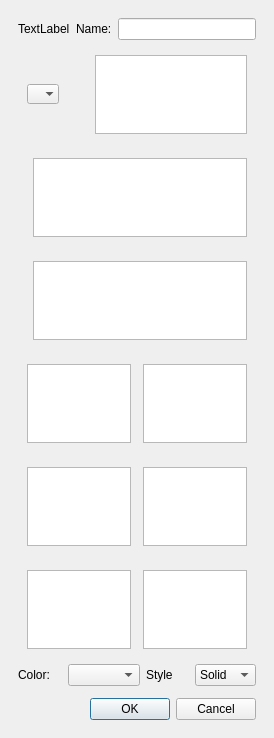
<?xml version="1.0" encoding="UTF-8"?>
<ui version="4.0">
 <class>PlotsEditorWidget</class>
 <widget class="QDockWidget" name="PlotsEditorWidget">
  <property name="geometry">
   <rect>
    <x>0</x>
    <y>0</y>
    <width>274</width>
    <height>738</height>
   </rect>
  </property>
  <property name="features">
   <set>QDockWidget::DockWidgetClosable|QDockWidget::DockWidgetMovable</set>
  </property>
  <property name="allowedAreas">
   <set>Qt::LeftDockWidgetArea|Qt::RightDockWidgetArea</set>
  </property>
  <property name="windowTitle">
   <string>Edit Plots</string>
  </property>
  <widget class="QWidget" name="dockWidgetContents">
   <layout class="QHBoxLayout" name="horizontalLayout_2">
    <item>
     <widget class="QStackedWidget" name="widgets">
      <property name="currentIndex">
       <number>2</number>
      </property>
      <widget class="QWidget" name="page">
       <layout class="QVBoxLayout" name="verticalLayout">
        <item>
         <layout class="QHBoxLayout" name="horizontalLayout">
          <item>
           <widget class="ExpressionEdit" name="quickPlot">
            <property name="sizePolicy">
             <sizepolicy hsizetype="Expanding" vsizetype="Preferred">
              <horstretch>0</horstretch>
              <verstretch>0</verstretch>
             </sizepolicy>
            </property>
           </widget>
          </item>
          <item>
           <widget class="QToolButton" name="addPlots">
            <property name="text">
             <string/>
            </property>
            <property name="icon">
             <iconset theme="list-add">
              <normaloff/>
             </iconset>
            </property>
           </widget>
          </item>
         </layout>
        </item>
        <item>
         <widget class="QTreeView" name="plotsView">
          <property name="mouseTracking">
           <bool>true</bool>
          </property>
          <property name="editTriggers">
           <set>QAbstractItemView::NoEditTriggers</set>
          </property>
          <property name="tabKeyNavigation">
           <bool>true</bool>
          </property>
          <property name="showDropIndicator" stdset="0">
           <bool>false</bool>
          </property>
          <property name="alternatingRowColors">
           <bool>true</bool>
          </property>
          <property name="selectionBehavior">
           <enum>QAbstractItemView::SelectRows</enum>
          </property>
          <property name="rootIsDecorated">
           <bool>false</bool>
          </property>
          <property name="itemsExpandable">
           <bool>false</bool>
          </property>
          <property name="wordWrap">
           <bool>true</bool>
          </property>
          <property name="expandsOnDoubleClick">
           <bool>false</bool>
          </property>
         </widget>
        </item>
        <item>
         <layout class="QHBoxLayout" name="horizontalLayout_3">
          <item>
           <widget class="QCheckBox" name="focusPlot">
            <property name="text">
             <string/>
            </property>
            <property name="icon">
             <iconset theme="layer-visible-on">
              <normaloff/>
             </iconset>
            </property>
           </widget>
          </item>
          <item>
           <widget class="Line" name="line_3">
            <property name="orientation">
             <enum>Qt::Vertical</enum>
            </property>
           </widget>
          </item>
          <item>
           <widget class="QToolButton" name="editPlot">
            <property name="text">
             <string>PushButton</string>
            </property>
            <property name="icon">
             <iconset theme="document-edit">
              <normaloff/>
             </iconset>
            </property>
           </widget>
          </item>
          <item>
           <widget class="QToolButton" name="removePlot">
            <property name="text">
             <string/>
            </property>
            <property name="icon">
             <iconset theme="list-remove">
              <normaloff/>
             </iconset>
            </property>
           </widget>
          </item>
         </layout>
        </item>
       </layout>
      </widget>
      <widget class="QWidget" name="page_2">
       <layout class="QVBoxLayout" name="verticalLayout_3">
        <item>
         <widget class="PlotsBuilder" name="builder" native="true"/>
        </item>
        <item>
         <widget class="KDialogButtonBox" name="builderDialogBox">
          <property name="standardButtons">
           <set>QDialogButtonBox::Cancel</set>
          </property>
         </widget>
        </item>
       </layout>
      </widget>
      <widget class="QWidget" name="page_3">
       <layout class="QVBoxLayout" name="verticalLayout_4">
        <item>
         <layout class="QHBoxLayout" name="horizontalLayout_5">
          <item>
           <widget class="QLabel" name="plotIcon">
            <property name="text">
             <string>TextLabel</string>
            </property>
           </widget>
          </item>
          <item>
           <widget class="QLabel" name="label_3">
            <property name="text">
             <string>Name:</string>
            </property>
           </widget>
          </item>
          <item>
           <widget class="QLineEdit" name="plotName"/>
          </item>
         </layout>
        </item>
        <item>
         <widget class="QWidget" name="fexpression" native="true">
          <layout class="QHBoxLayout" name="horizontalLayout_4">
           <item>
            <widget class="ComboBox" name="fname">
             <property name="minimumSize">
              <size>
               <width>32</width>
               <height>0</height>
              </size>
             </property>
             <property name="maximumSize">
              <size>
               <width>16777215</width>
               <height>16777215</height>
              </size>
             </property>
             <property name="frame">
              <bool>false</bool>
             </property>
            </widget>
           </item>
           <item>
            <widget class="QtMmlWidget" name="farrow">
             <property name="minimumSize">
              <size>
               <width>24</width>
               <height>0</height>
              </size>
             </property>
             <property name="frameShape">
              <enum>QFrame::NoFrame</enum>
             </property>
             <property name="frameShadow">
              <enum>QFrame::Plain</enum>
             </property>
             <property name="lineWidth">
              <number>0</number>
             </property>
            </widget>
           </item>
           <item>
            <widget class="ExpressionEdit" name="f">
             <property name="sizePolicy">
              <sizepolicy hsizetype="Expanding" vsizetype="Preferred">
               <horstretch>0</horstretch>
               <verstretch>0</verstretch>
              </sizepolicy>
             </property>
            </widget>
           </item>
          </layout>
         </widget>
        </item>
        <item>
         <widget class="QWidget" name="gexpression" native="true">
          <layout class="QHBoxLayout" name="horizontalLayout_11">
           <item>
            <widget class="QtMmlWidget" name="gname">
             <property name="frameShape">
              <enum>QFrame::NoFrame</enum>
             </property>
             <property name="frameShadow">
              <enum>QFrame::Plain</enum>
             </property>
             <property name="lineWidth">
              <number>0</number>
             </property>
            </widget>
           </item>
           <item>
            <widget class="ExpressionEdit" name="g">
             <property name="sizePolicy">
              <sizepolicy hsizetype="Expanding" vsizetype="Preferred">
               <horstretch>0</horstretch>
               <verstretch>0</verstretch>
              </sizepolicy>
             </property>
            </widget>
           </item>
          </layout>
         </widget>
        </item>
        <item>
         <widget class="QWidget" name="hexpression" native="true">
          <layout class="QHBoxLayout" name="horizontalLayout_12">
           <item>
            <widget class="QtMmlWidget" name="hname">
             <property name="frameShape">
              <enum>QFrame::NoFrame</enum>
             </property>
             <property name="frameShadow">
              <enum>QFrame::Plain</enum>
             </property>
             <property name="lineWidth">
              <number>0</number>
             </property>
            </widget>
           </item>
           <item>
            <widget class="ExpressionEdit" name="h">
             <property name="sizePolicy">
              <sizepolicy hsizetype="Expanding" vsizetype="Preferred">
               <horstretch>0</horstretch>
               <verstretch>0</verstretch>
              </sizepolicy>
             </property>
            </widget>
           </item>
          </layout>
         </widget>
        </item>
        <item>
         <widget class="QWidget" name="xinterval" native="true">
          <layout class="QHBoxLayout" name="horizontalLayout_7">
           <item>
            <widget class="ExpressionEdit" name="minx">
             <property name="sizePolicy">
              <sizepolicy hsizetype="Expanding" vsizetype="Preferred">
               <horstretch>0</horstretch>
               <verstretch>0</verstretch>
              </sizepolicy>
             </property>
            </widget>
           </item>
           <item>
            <widget class="QtMmlWidget" name="x">
             <property name="sizePolicy">
              <sizepolicy hsizetype="MinimumExpanding" vsizetype="Preferred">
               <horstretch>0</horstretch>
               <verstretch>0</verstretch>
              </sizepolicy>
             </property>
             <property name="maximumSize">
              <size>
               <width>64</width>
               <height>16777215</height>
              </size>
             </property>
             <property name="frameShape">
              <enum>QFrame::NoFrame</enum>
             </property>
             <property name="frameShadow">
              <enum>QFrame::Plain</enum>
             </property>
             <property name="lineWidth">
              <number>0</number>
             </property>
            </widget>
           </item>
           <item>
            <widget class="ExpressionEdit" name="maxx">
             <property name="sizePolicy">
              <sizepolicy hsizetype="Expanding" vsizetype="Preferred">
               <horstretch>0</horstretch>
               <verstretch>0</verstretch>
              </sizepolicy>
             </property>
            </widget>
           </item>
          </layout>
         </widget>
        </item>
        <item>
         <widget class="QWidget" name="yinterval" native="true">
          <layout class="QHBoxLayout" name="horizontalLayout_9">
           <item>
            <widget class="ExpressionEdit" name="miny">
             <property name="sizePolicy">
              <sizepolicy hsizetype="Expanding" vsizetype="Preferred">
               <horstretch>0</horstretch>
               <verstretch>0</verstretch>
              </sizepolicy>
             </property>
            </widget>
           </item>
           <item>
            <widget class="QtMmlWidget" name="y">
             <property name="sizePolicy">
              <sizepolicy hsizetype="MinimumExpanding" vsizetype="Preferred">
               <horstretch>0</horstretch>
               <verstretch>0</verstretch>
              </sizepolicy>
             </property>
             <property name="maximumSize">
              <size>
               <width>64</width>
               <height>16777215</height>
              </size>
             </property>
             <property name="frameShape">
              <enum>QFrame::NoFrame</enum>
             </property>
             <property name="frameShadow">
              <enum>QFrame::Plain</enum>
             </property>
             <property name="lineWidth">
              <number>0</number>
             </property>
            </widget>
           </item>
           <item>
            <widget class="ExpressionEdit" name="maxy">
             <property name="sizePolicy">
              <sizepolicy hsizetype="Expanding" vsizetype="Preferred">
               <horstretch>0</horstretch>
               <verstretch>0</verstretch>
              </sizepolicy>
             </property>
            </widget>
           </item>
          </layout>
         </widget>
        </item>
        <item>
         <widget class="QWidget" name="zinterval" native="true">
          <layout class="QHBoxLayout" name="horizontalLayout_10">
           <item>
            <widget class="ExpressionEdit" name="minz">
             <property name="sizePolicy">
              <sizepolicy hsizetype="Expanding" vsizetype="Preferred">
               <horstretch>0</horstretch>
               <verstretch>0</verstretch>
              </sizepolicy>
             </property>
            </widget>
           </item>
           <item>
            <widget class="QtMmlWidget" name="z">
             <property name="sizePolicy">
              <sizepolicy hsizetype="MinimumExpanding" vsizetype="Preferred">
               <horstretch>0</horstretch>
               <verstretch>0</verstretch>
              </sizepolicy>
             </property>
             <property name="maximumSize">
              <size>
               <width>64</width>
               <height>16777215</height>
              </size>
             </property>
             <property name="frameShape">
              <enum>QFrame::NoFrame</enum>
             </property>
             <property name="frameShadow">
              <enum>QFrame::Plain</enum>
             </property>
             <property name="lineWidth">
              <number>0</number>
             </property>
            </widget>
           </item>
           <item>
            <widget class="ExpressionEdit" name="maxz">
             <property name="sizePolicy">
              <sizepolicy hsizetype="Expanding" vsizetype="Preferred">
               <horstretch>0</horstretch>
               <verstretch>0</verstretch>
              </sizepolicy>
             </property>
            </widget>
           </item>
          </layout>
         </widget>
        </item>
        <item>
         <layout class="QHBoxLayout" name="horizontalLayout_6">
          <item>
           <widget class="QLabel" name="label_2">
            <property name="text">
             <string>Color:</string>
            </property>
           </widget>
          </item>
          <item>
           <widget class="KColorCombo" name="plotColor"/>
          </item>
          <item>
           <widget class="QLabel" name="label">
            <property name="text">
             <string>Style</string>
            </property>
           </widget>
          </item>
          <item>
           <widget class="QComboBox" name="plotStyle">
            <item>
             <property name="text">
              <string>Solid</string>
             </property>
            </item>
            <item>
             <property name="text">
              <string>Wired</string>
             </property>
            </item>
            <item>
             <property name="text">
              <string>Dots</string>
             </property>
            </item>
           </widget>
          </item>
         </layout>
        </item>
        <item>
         <widget class="QStackedWidget" name="previews">
          <property name="sizePolicy">
           <sizepolicy hsizetype="Preferred" vsizetype="Expanding">
            <horstretch>0</horstretch>
            <verstretch>0</verstretch>
           </sizepolicy>
          </property>
          <property name="mouseTracking">
           <bool>false</bool>
          </property>
          <property name="currentIndex">
           <number>1</number>
          </property>
          <widget class="PlotsView2D" name="preview2D"/>
          <widget class="PlotsView3D" name="preview3D"/>
         </widget>
        </item>
        <item>
         <spacer name="verticalSpacer">
          <property name="orientation">
           <enum>Qt::Vertical</enum>
          </property>
          <property name="sizeHint" stdset="0">
           <size>
            <width>20</width>
            <height>40</height>
           </size>
          </property>
         </spacer>
        </item>
        <item>
         <widget class="KDialogButtonBox" name="editorDialogBox">
          <property name="standardButtons">
           <set>QDialogButtonBox::Cancel|QDialogButtonBox::Ok</set>
          </property>
         </widget>
        </item>
       </layout>
      </widget>
     </widget>
    </item>
   </layout>
  </widget>
  <action name="actionAsdsada">
   <property name="text">
    <string>asdsada</string>
   </property>
   <property name="toolTip">
    <string>asdad</string>
   </property>
  </action>
 </widget>
 <customwidgets>
  <customwidget>
   <class>KColorCombo</class>
   <extends>QComboBox</extends>
   <header>kcolorcombo.h</header>
  </customwidget>
  <customwidget>
   <class>KDialogButtonBox</class>
   <extends>QDialogButtonBox</extends>
   <header>kdialogbuttonbox.h</header>
  </customwidget>
  <customwidget>
   <class>ExpressionEdit</class>
   <extends>QPlainTextEdit</extends>
   <header>analitzagui/expressionedit.h</header>
  </customwidget>
  <customwidget>
   <class>QtMmlWidget</class>
   <extends>QFrame</extends>
   <header>QtMmlWidget</header>
   <container>1</container>
  </customwidget>
  <customwidget>
   <class>PlotsView2D</class>
   <extends>QWidget</extends>
   <header>analitzaplot/plotsview2d.h</header>
   <container>1</container>
  </customwidget>
  <customwidget>
   <class>PlotsView3D</class>
   <extends>QWidget</extends>
   <header>analitzaplot/plotsview3d.h</header>
   <container>1</container>
  </customwidget>
  <customwidget>
   <class>PlotsBuilder</class>
   <extends>QWidget</extends>
   <header>plotsbuilder.h</header>
   <container>1</container>
  </customwidget>
  <customwidget>
   <class>ComboBox</class>
   <extends>QComboBox</extends>
   <header>plotseditor.h</header>
  </customwidget>
 </customwidgets>
 <resources/>
 <connections/>
</ui>
